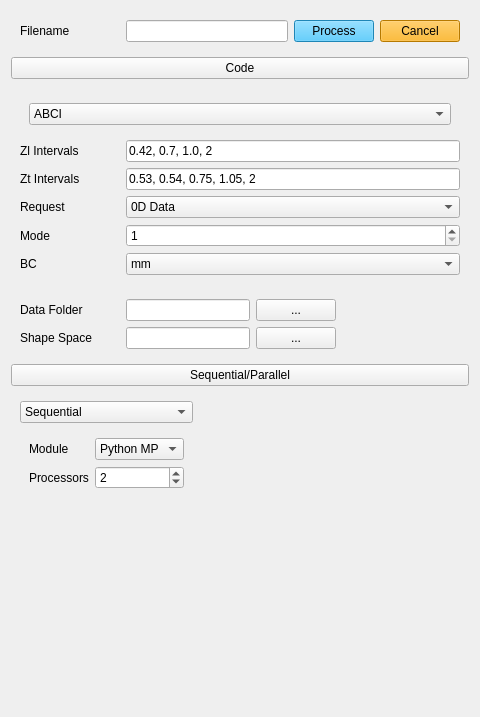
                       <widget class="QWidget" name="scrollAreaWidgetContents_5">
                        <property name="geometry">
                         <rect>
                          <x>0</x>
                          <y>0</y>
                          <width>480</width>
                          <height>717</height>
                         </rect>
                        </property>
                        <layout class="QGridLayout" name="gridLayout_48">
                         <item row="5" column="0">
                          <widget class="QPushButton" name="pb_Sequential_Parallel">
                           <property name="text">
                            <string>Sequential/Parallel</string>
                           </property>
                           <property name="checkable">
                            <bool>true</bool>
                           </property>
                          </widget>
                         </item>
                         <item row="1" column="0">
                          <widget class="QPushButton" name="pb_Code">
                           <property name="text">
                            <string>Code</string>
                           </property>
                           <property name="checkable">
                            <bool>true</bool>
                           </property>
                          </widget>
                         </item>
                         <item row="8" column="0">
                          <spacer name="verticalSpacer">
                           <property name="orientation">
                            <enum>Qt::Vertical</enum>
                           </property>
                           <property name="sizeHint" stdset="0">
                            <size>
                             <width>20</width>
                             <height>40</height>
                            </size>
                           </property>
                          </spacer>
                         </item>
                         <item row="2" column="0">
                          <widget class="QWidget" name="widget_27" native="true">
                           <layout class="QGridLayout" name="gridLayout_46">
                            <item row="2" column="0" colspan="2">
                             <widget class="QWidget" name="w_SLANS" native="true">
                              <layout class="QGridLayout" name="gridLayout_6">
                               <property name="leftMargin">
                                <number>0</number>
                               </property>
                               <property name="topMargin">
                                <number>0</number>
                               </property>
                               <property name="rightMargin">
                                <number>0</number>
                               </property>
                               <property name="bottomMargin">
                                <number>0</number>
                               </property>
                               <item row="1" column="0">
                                <widget class="QLabel" name="label_28">
                                 <property name="minimumSize">
                                  <size>
                                   <width>100</width>
                                   <height>0</height>
                                  </size>
                                 </property>
                                 <property name="maximumSize">
                                  <size>
                                   <width>100</width>
                                   <height>16777215</height>
                                  </size>
                                 </property>
                                 <property name="text">
                                  <string>Request</string>
                                 </property>
                                </widget>
                               </item>
                               <item row="1" column="1">
                                <widget class="QComboBox" name="cb_SLANS_Request">
                                 <item>
                                  <property name="text">
                                   <string>0D Data</string>
                                  </property>
                                 </item>
                                 <item>
                                  <property name="text">
                                   <string>1D Data</string>
                                  </property>
                                 </item>
                                 <item>
                                  <property name="text">
                                   <string>All</string>
                                  </property>
                                 </item>
                                 <item>
                                  <property name="text">
                                   <string/>
                                  </property>
                                 </item>
                                </widget>
                               </item>
                               <item row="2" column="1">
                                <widget class="QSpinBox" name="sb_SLANS_Mode">
                                 <property name="minimum">
                                  <number>1</number>
                                 </property>
                                </widget>
                               </item>
                               <item row="2" column="0">
                                <widget class="QLabel" name="label_6">
                                 <property name="minimumSize">
                                  <size>
                                   <width>100</width>
                                   <height>0</height>
                                  </size>
                                 </property>
                                 <property name="maximumSize">
                                  <size>
                                   <width>100</width>
                                   <height>16777215</height>
                                  </size>
                                 </property>
                                 <property name="text">
                                  <string>Mode</string>
                                 </property>
                                </widget>
                               </item>
                               <item row="3" column="0">
                                <widget class="QLabel" name="label_29">
                                 <property name="text">
                                  <string>BC</string>
                                 </property>
                                </widget>
                               </item>
                               <item row="3" column="1">
                                <widget class="QComboBox" name="cb_BC">
                                 <item>
                                  <property name="text">
                                   <string>mm</string>
                                  </property>
                                 </item>
                                 <item>
                                  <property name="text">
                                   <string>ee</string>
                                  </property>
                                 </item>
                                 <item>
                                  <property name="text">
                                   <string>me</string>
                                  </property>
                                 </item>
                                 <item>
                                  <property name="text">
                                   <string>em</string>
                                  </property>
                                 </item>
                                </widget>
                               </item>
                              </layout>
                             </widget>
                            </item>
                            <item row="1" column="0" colspan="2">
                             <widget class="QWidget" name="w_Intervals" native="true">
                              <layout class="QGridLayout" name="gridLayout_4">
                               <property name="leftMargin">
                                <number>0</number>
                               </property>
                               <property name="topMargin">
                                <number>0</number>
                               </property>
                               <property name="rightMargin">
                                <number>0</number>
                               </property>
                               <property name="bottomMargin">
                                <number>0</number>
                               </property>
                               <item row="1" column="1">
                                <widget class="QLineEdit" name="le_Transverse_Intervals">
                                 <property name="text">
                                  <string>0.53, 0.54, 0.75, 1.05, 2</string>
                                 </property>
                                </widget>
                               </item>
                               <item row="1" column="0">
                                <widget class="QLabel" name="label_27">
                                 <property name="minimumSize">
                                  <size>
                                   <width>100</width>
                                   <height>0</height>
                                  </size>
                                 </property>
                                 <property name="maximumSize">
                                  <size>
                                   <width>100</width>
                                   <height>16777215</height>
                                  </size>
                                 </property>
                                 <property name="text">
                                  <string>Zt Intervals</string>
                                 </property>
                                </widget>
                               </item>
                               <item row="0" column="1">
                                <widget class="QLineEdit" name="le_Longitudinal_Intervals">
                                 <property name="text">
                                  <string>0.42, 0.7, 1.0, 2</string>
                                 </property>
                                </widget>
                               </item>
                               <item row="0" column="0">
                                <widget class="QLabel" name="label_26">
                                 <property name="minimumSize">
                                  <size>
                                   <width>100</width>
                                   <height>0</height>
                                  </size>
                                 </property>
                                 <property name="maximumSize">
                                  <size>
                                   <width>100</width>
                                   <height>16777215</height>
                                  </size>
                                 </property>
                                 <property name="text">
                                  <string>Zl Intervals</string>
                                 </property>
                                </widget>
                               </item>
                              </layout>
                             </widget>
                            </item>
                            <item row="0" column="0" colspan="2">
                             <widget class="QWidget" name="widget_26" native="true">
                              <layout class="QGridLayout" name="gridLayout_45">
                               <item row="0" column="0">
                                <widget class="QComboBox" name="cb_Code">
                                 <item>
                                  <property name="text">
                                   <string>ABCI</string>
                                  </property>
                                 </item>
                                 <item>
                                  <property name="text">
                                   <string>SLANS</string>
                                  </property>
                                 </item>
                                </widget>
                               </item>
                              </layout>
                             </widget>
                            </item>
                           </layout>
                          </widget>
                         </item>
                         <item row="3" column="0">
                          <widget class="QWidget" name="widget_6" native="true">
                           <layout class="QGridLayout" name="gridLayout_12">
                            <item row="0" column="7">
                             <spacer name="horizontalSpacer_3">
                              <property name="orientation">
                               <enum>Qt::Horizontal</enum>
                              </property>
                              <property name="sizeHint" stdset="0">
                               <size>
                                <width>40</width>
                                <height>20</height>
                               </size>
                              </property>
                             </spacer>
                            </item>
                            <item row="0" column="1">
                             <widget class="QLineEdit" name="le_SimulationData_Folder"/>
                            </item>
                            <item row="0" column="2">
                             <widget class="QPushButton" name="pb_Select_Folder">
                              <property name="text">
                               <string>...</string>
                              </property>
                             </widget>
                            </item>
                            <item row="0" column="0">
                             <widget class="QLabel" name="label_25">
                              <property name="minimumSize">
                               <size>
                                <width>100</width>
                                <height>0</height>
                               </size>
                              </property>
                              <property name="maximumSize">
                               <size>
                                <width>100</width>
                                <height>16777215</height>
                               </size>
                              </property>
                              <property name="text">
                               <string>Data Folder</string>
                              </property>
                             </widget>
                            </item>
                            <item row="1" column="0">
                             <widget class="QLabel" name="label_24">
                              <property name="minimumSize">
                               <size>
                                <width>100</width>
                                <height>0</height>
                               </size>
                              </property>
                              <property name="maximumSize">
                               <size>
                                <width>100</width>
                                <height>16777215</height>
                               </size>
                              </property>
                              <property name="text">
                               <string>Shape Space</string>
                              </property>
                             </widget>
                            </item>
                            <item row="1" column="1">
                             <widget class="QLineEdit" name="le_Shape_Space"/>
                            </item>
                            <item row="1" column="2">
                             <widget class="QPushButton" name="pb_Select_Shape_Space">
                              <property name="text">
                               <string>...</string>
                              </property>
                             </widget>
                            </item>
                            <item row="1" column="3">
                             <layout class="QGridLayout" name="gl_Selected_Shapes"/>
                            </item>
                           </layout>
                          </widget>
                         </item>
                         <item row="0" column="0">
                          <widget class="QWidget" name="w_ABCI" native="true">
                           <layout class="QGridLayout" name="gridLayout_7">
                            <item row="2" column="3">
                             <widget class="QPushButton" name="pb_Cancel_2">
                              <property name="styleSheet">
                               <string notr="true">background-color: rgb(255, 170, 0);</string>
                              </property>
                              <property name="text">
                               <string>Cancel</string>
                              </property>
                             </widget>
                            </item>
                            <item row="2" column="1">
                             <widget class="QLineEdit" name="le_Save_Filename"/>
                            </item>
                            <item row="2" column="0">
                             <widget class="QLabel" name="label_3">
                              <property name="minimumSize">
                               <size>
                                <width>100</width>
                                <height>0</height>
                               </size>
                              </property>
                              <property name="maximumSize">
                               <size>
                                <width>100</width>
                                <height>16777215</height>
                               </size>
                              </property>
                              <property name="text">
                               <string>Filename</string>
                              </property>
                             </widget>
                            </item>
                            <item row="2" column="2">
                             <widget class="QPushButton" name="pb_Extract">
                              <property name="styleSheet">
                               <string notr="true">background-color: rgb(43, 188, 255);</string>
                              </property>
                              <property name="text">
                               <string>Process</string>
                              </property>
                             </widget>
                            </item>
                           </layout>
                          </widget>
                         </item>
                         <item row="6" column="0">
                          <widget class="QWidget" name="w_Sequential_Parallel" native="true">
                           <layout class="QGridLayout" name="gridLayout_28">
                            <item row="0" column="0">
                             <widget class="QComboBox" name="cb_Run_Mode">
                              <item>
                               <property name="text">
                                <string>Sequential</string>
                               </property>
                              </item>
                              <item>
                               <property name="text">
                                <string>Parallel</string>
                               </property>
                              </item>
                             </widget>
                            </item>
                            <item row="1" column="0">
                             <widget class="QWidget" name="w_No_Of_Processors" native="true">
                              <layout class="QGridLayout" name="gridLayout_82">
                               <item row="1" column="1">
                                <widget class="QSpinBox" name="sb_No_Of_Processors">
                                 <property name="maximum">
                                  <number>999</number>
                                 </property>
                                 <property name="value">
                                  <number>2</number>
                                 </property>
                                </widget>
                               </item>
                               <item row="0" column="1">
                                <widget class="QComboBox" name="cb_Parallel_Processor_Module">
                                 <item>
                                  <property name="text">
                                   <string>Python MP</string>
                                  </property>
                                 </item>
                                 <item>
                                  <property name="text">
                                   <string>mpi4py</string>
                                  </property>
                                 </item>
                                </widget>
                               </item>
                               <item row="1" column="0">
                                <widget class="QLabel" name="label_85">
                                 <property name="text">
                                  <string>Processors</string>
                                 </property>
                                </widget>
                               </item>
                               <item row="0" column="0">
                                <widget class="QLabel" name="label_86">
                                 <property name="text">
                                  <string>Module</string>
                                 </property>
                                </widget>
                               </item>
                              </layout>
                             </widget>
                            </item>
                            <item row="0" column="1">
                             <spacer name="horizontalSpacer_7">
                              <property name="orientation">
                               <enum>Qt::Horizontal</enum>
                              </property>
                              <property name="sizeHint" stdset="0">
                               <size>
                                <width>40</width>
                                <height>20</height>
                               </size>
                              </property>
                             </spacer>
                            </item>
                           </layout>
                          </widget>
                         </item>
                        </layout>
                       </widget>
